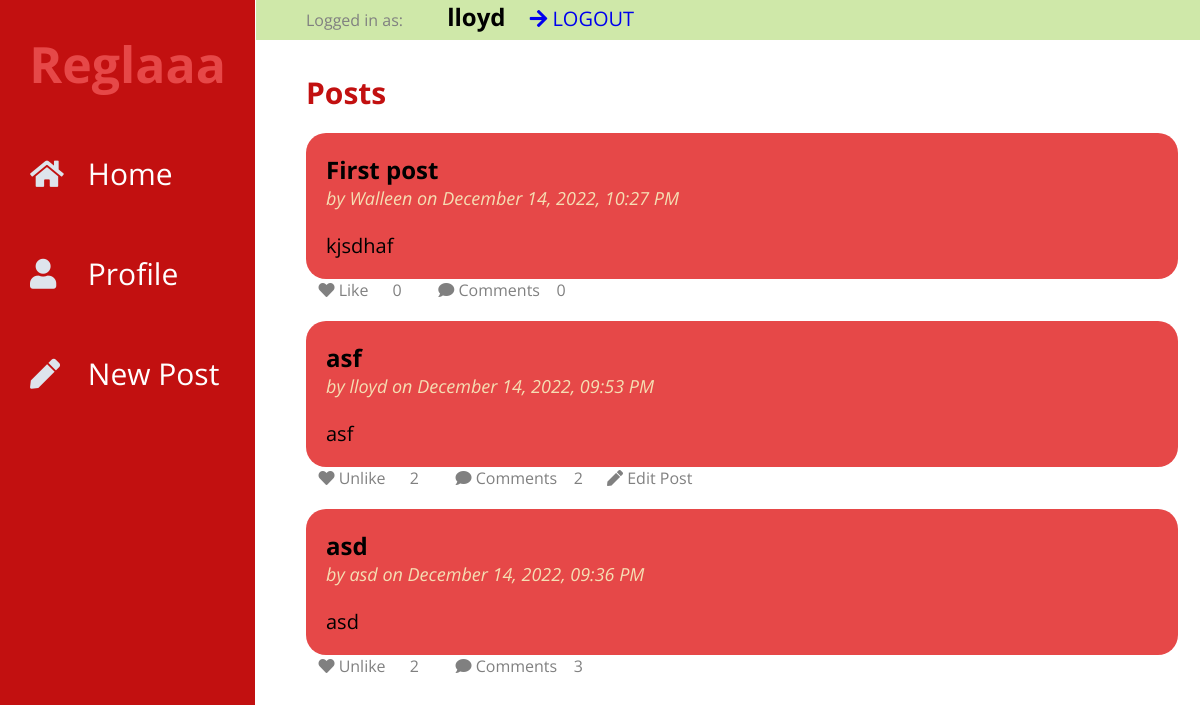
The app's page / (signed in) with its own data.
### tables this page shows
CREATE TABLE user (
  id INTEGER PRIMARY KEY AUTOINCREMENT,
  username TEXT UNIQUE NOT NULL,
  password TEXT NOT NULL
);

CREATE TABLE post (
  id INTEGER PRIMARY KEY AUTOINCREMENT,
  author_id INTEGER NOT NULL,
  created TIMESTAMP DEFAULT (datetime('now','localtime')),
  title TEXT NOT NULL,
  body TEXT NOT NULL,
  FOREIGN KEY (author_id) REFERENCES user (id)
);

### flaskr/blog.py (the view)
@bp.route("/")
def index():
    db = get_db()
    posts = db.execute(
        "SELECT p.id, title, body, created, author_id, username,"
        "(SELECT COUNT(user_id) FROM likes WHERE post_id = p.id) AS likes,"
        "(SELECT COUNT(user_id) FROM comments WHERE post_id = p.id) AS comments"
        " FROM post p JOIN user u ON p.author_id = u.id"
        " ORDER BY created DESC"
    ).fetchall()
    return render_template("blog/index.html", posts=posts)

### flaskr/auth.py (called while the page is built)
@bp.before_app_request
def load_logged_in_user():
    user_id = session.get("user_id")
    if user_id is None:
        g.user = None
        g.liked = None
    else:
        g.user = (
            get_db().execute("SELECT * FROM user WHERE id = ?", (user_id,)).fetchone()
        )
        likedd = (
            get_db().execute("SELECT post_id,user_id FROM likes WHERE user_id = ?", (user_id,)).fetchall()
        )
        g.liked = []
        for like in likedd:
            g.liked.append([like['post_id'],like['user_id']])

### flaskr/db.py (called while the page is built)
def get_db():
    if "db" not in g:
        g.db = sqlite3.connect(
            current_app.config["DATABASE"], detect_types=sqlite3.PARSE_DECLTYPES
        )
        g.db.row_factory = sqlite3.Row
    return g.db

### flaskr/templates/blog/index.html
{% extends 'base.html' %}
{% block posts %}
  <p class="title">{% block title %}Posts{% endblock %}</p>
{% endblock %}
{% block content %}
  {% for post in posts %}
    <article class="post">
        <div class="body">
            <h2>{{ post['title'] }}</h2>
            <p class="about">by {{ post['username'] }} on {{ post['created'].strftime("%B %d, %Y, %I:%M %p") }}</p>
            <br>
            <br>
            <p class="body">{{ post['body'] }}</p>
        </div>
    </article>
    <div class="opt">
        {% if g.user %}
            {% if [post['id'],g.user['id']] in g.liked %}
                <a href="{{ url_for('blog.like_action', post_id=post.id, action='unlike') }}">
                    <span class="icon">&nbsp&nbsp&nbsp<i class="fas fa-heart"></i></span>
                    <span class="item">Unlike</span>
                </a>
            {% else %}
                <a href="{{ url_for('blog.like_action', post_id=post.id, action='like') }}">
                    <span class="icon">&nbsp&nbsp&nbsp<i class="fas fa-heart"></i></span>
                    <span class="item">Like {{ like }}</span>
                </a>
            {% endif %}
        {% else %}
        <span class="icon">&nbsp&nbsp&nbspLikes: <i class="fas fa-heart"></i></span>
        {% endif %}
        <p>{{ post['likes'] }}</p>
        <a href="{{ url_for('blog.comments', post_id=post.id,action='view') }}">
            <span class="icon">&nbsp&nbsp&nbsp<i class="fas fa-comment"></i></span>
            <span class="item">Comments &nbsp&nbsp&nbsp{{ post.comments }}</span>
        </a>
        {% if g.user['id'] == post['author_id'] %}
                    <a class="action" href="{{ url_for('blog.update', id=post['id']) }}">
                        <span class="icon"><i class="fas fa-pen"></i></span>
                        <span class="item">Edit Post</span>
                    </a>
        {% endif %}
    </div>
  {% endfor %}
{% endblock %}

### flaskr/templates/base.html (shortened to what this page needs)
<!doctype html>
<link rel="stylesheet" href="{{ url_for('static', filename='style.css') }}">
<link rel="stylesheet" href="https://use.fontawesome.com/releases/v5.8.1/css/all.css">
<div class="wrapper">
        <div class="sidebar">
            <div class="profile">
                <h1><a href="{{ url_for('index') }}">Reglaaa</a></h1>
            </div>
            <ul>
                <li>
                    <a href="{{ url_for('index') }}">
                        <span class="icon"><i class="fas fa-home"></i></span>
                        <span class="item">Home</span>
                    </a>
                </li>
                {% if not g.user %}
                <li>
                    <a href="{{ url_for('auth.login') }}">
                        <span class="icon"><i class="fas fa-sign"></i></span>
                        <span class="item">Login</span>
                    </a>
                </li>
                <li>
                    <a href="{{ url_for('auth.register') }}">
                        <span class="icon"><i class="fas fa-book"></i></span>
                        <span class="item">Register</span>
                    </a>
                </li>
                {% else %}
                <li>
                    <a href="{{ url_for('blog.profile', userid=g.user.id) }}">
                        <span class="icon"><i class="fas fa-user"></i></span>
                        <span class="item">Profile</span>
                    </a>
                </li>
                  <li><a href="{{ url_for('blog.create') }}">
                      <span class="icon"><i class="fas fa-pen"></i></span>
                      <span class="item">New Post</span>
                  </a>
                {% endif %}
            </ul>
        </div>
        <section class="content">
            {% if g.user %}
    <div class="top-menu">
                <p>Logged in as: </p>
                <h1>{{ g.user['username'] }}</h1>
                <a href="{{ url_for('auth.logout') }}" onclick="return confirm('Are you sure?');">
                    <span class="icon"><i class="fas fa-arrow-right"></i></span>
                    <span class="item">LOGOUT</span>
                </a>
            </div>
  {% endif %}
            <br>
  <div class="posts">
    {% block posts %}{% endblock %}
  {% block content %}{% endblock %}
      </div>
</section>
</div>

### flaskr/static/style.css (style rules this page uses)
* { list-style: none; text-decoration: none; margin: 0; padding: 0; box-sizing: border-box; font-family: 'Open Sans', sans-serif; }
.wrapper .sidebar { background: #C21010; position: fixed; top: 0; left: 0; width: 255px; height: 100%; padding: 20px 0; transition: all 0.5s ease; }
.wrapper .sidebar .profile { margin-bottom: 20px; text-align: center; }
.wrapper .sidebar .profile h1 { margin: 10px 0 5px; }
.wrapper .sidebar .profile a { font-size: 50px; color: #E64848; }
.wrapper .sidebar ul li a { display: block; height: 100px; padding: 30px; color: white; font-size: 30px; position: relative; transition: all 0.2s ease; }
.wrapper .sidebar ul li a .icon { color: #dee4ec; width: 30px; display: inline-block; margin-right: 20px; }
.wrapper .content { width: 81%; margin-left: 16rem; }
.top-menu { display: block; position: fixed; width: 100%; height: 40px; background-color: #CFE8A9; padding: 0px 50px; transition: all 1s ease; }
.top-menu a { font-size: 20px; }
.top-menu a, h1 { display: inline-block; margin-left: 20px; }
.posts { padding: 50px; }
.post { margin-top: 20px; padding: 20px; border-radius: 20px; background-color: #E64848; transition: all 1s ease; }
.post .about { color: wheat; font-size: 18px; font-style: italic; }
.title { color: #C21010; font-weight: bold; font-size: 30px; }
.opt { display: block; }
.opt a,p { display: inline-block; margin-right: 20px; color: #808080; }
p.body { white-space: pre-line; font-size: 20px; color: black !important; }

### records on screen
user: user.username "lloyd"
post: title "First post", username "Walleen", created "December 14, 2022, 10:27 PM", body "kjsdhaf", likes "0", comments "0"
post: title "asf", username "lloyd", created "December 14, 2022, 09:53 PM", body "asf", likes "2", comments "2"
post: title "asd", username "asd", created "December 14, 2022, 09:36 PM", body "asd", likes "2", comments "3"
